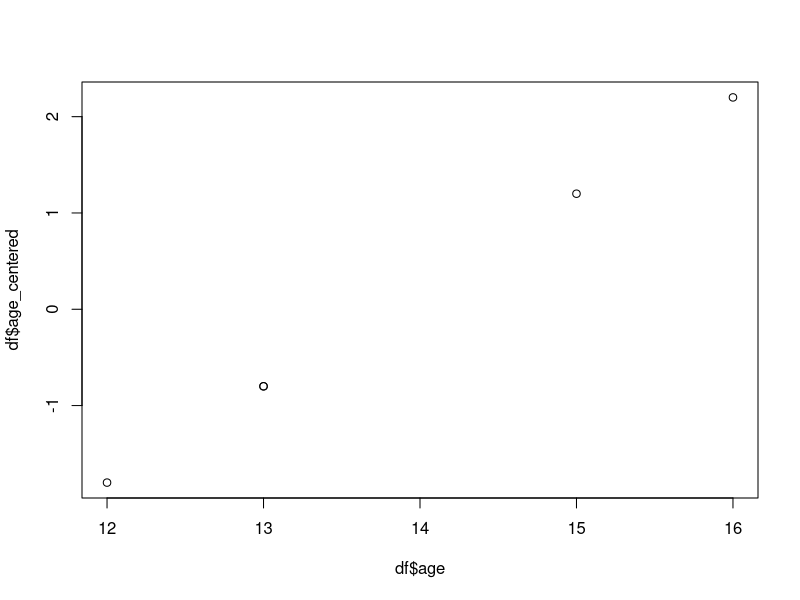
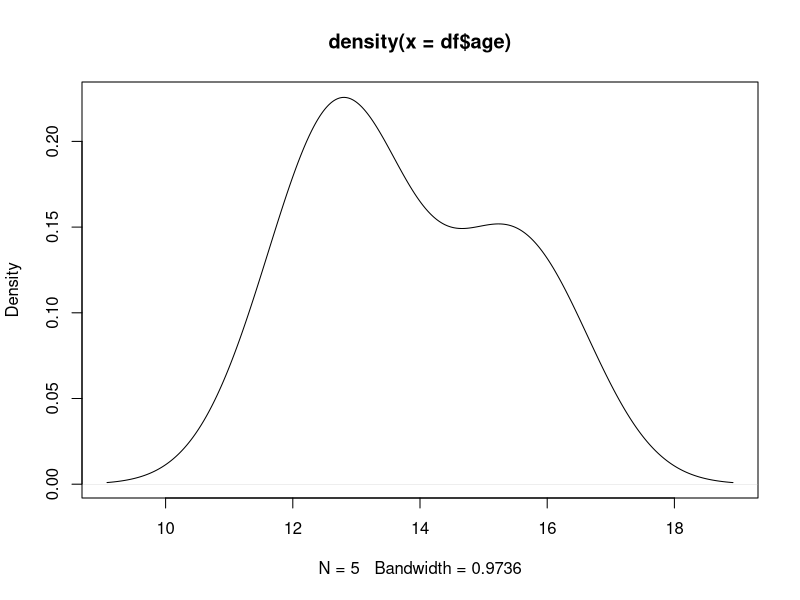

Recreate these plots in R, in order.
# Week 1: R Basics

# This is an R script file. Next week, we'll cover .Rmd files.

########### Running code, assigning values to objects

# You can get output by simply typing into the console, or running (part of) a script file.
# You can run a line of code with the top right button, or Ctrl+Enter (see Tools -> Keyboard Shortcuts Help).
# Output is shown in the console (.R files, such as this), or in the editor (.Rmd files).
5+5

# Assign value (10) to object (x) with the arrow.  
# You can choose object names quite freely, but it's best to avoid e.g. function names (mean, sd).  
# Object names should start with a letter, and can contain letters, numbers, _ and .
# See Environment tab in RStudio!  
x <- 10 

# note: you could just as well use 10 -> x

# Print the object by just typing its name  
x

# Print the type of object
class(x)

# Add a number to it
x + 5

# Create a new object based on x  
y <- 2*x


########### Vectors and functions

# The basic data type of R is a vector, created with c().  
# Let's create a vector named "age", with 5 elements:  
age <- c(13, 15, 12, 13, 16)


# Functions in R are of the form function_name(argument)  
#  Some basic functions:  
length(age)
mean(age)

summary(age)
str(age) # shows structure of the vector: type, length, first values

# Output from functions can also be saved to objects  
mean_age <- mean(age)

# The value of an object can be printed with text using e.g. the paste() function
paste("Mean age:", mean_age)

# Concatenate vectors with c(): here, we combine one new element (x) with the age vector
new_age <- c(age, x)
new_age
length(new_age)

#### Accessing the elements of a vector
# You can access individual elements of a vector with indices; indexing in R starts from 1  

age[1]
age[3]
age[1:3] # print elements 1-3
age[-5] # print all but element 5
age[-length(age)]

# You can print elements that fulfill a condition, by using logical values
# which ages are above 13?
age > 13
cond <- (age > 13) 
age[cond]

# Above, cond is a logical vector, i.e. it consists of TRUE/FALSE values only. 

# There are also character (categorical) vectors. Remember to use quotes!
firstname <- c("John", "Mark", "Jane", "Alice", "Sophie")

# Print the structure of the vector
str(firstname)

# Be careful when combining different types of elements
combined <- c(age, firstname)

mean(combined[1:5])

########### From vectors to data frames

# Multiple vectors can be combined into a data frame. It will also show up in the Environment tab.  

df <- data.frame(age, firstname) # new variable names can be assigned: data.frame(age_mod = age, firstname_mod = firstname)
str(df)

# Print your data frame
df

# or click on the name in the Environment tab


### Data wrangling: base R vs tidyverse
# Tidyverse is an alternative library to base R (the traditional style of R code), 
# aiming for more readable and understandable code.
# Even if base R solutions may sometimes be shorter, they are usually uglier and/or less clear. 
# Below are some examples with both styles. It's good to have an idea of the logic of base R; 
# however, this course will focus on using tidyverse functions for data wrangling.  

#### Base R
# Access variable of data frame
df$age

# Make new variable (here, centered age values)  
df$age_centered <- (df$age - mean(df$age))

df

# Select variables age and age_centered
df[c(1,3)] # same as df[, c(1,3)]
# what would happen with df[c(1,3),] 

df[c("age", "age_centered")] 

# Select variables that start with "age"; need to be careful with brackets
df[grepl("^age", names(df))] # this uses a thing called regular expressions
# see help page with ?grepl

#### Same in tidyverse

# install.packages("tidyverse") # install the package
library(tidyverse) # load tidyverse 

# Make age_centered variable with the mutate() function  
df <- mutate(df, age_centered = age - mean(age))

# Select variables age and age_centered  
select(df, age, age_centered)

# Select variables that start with "age"
select(df, starts_with("age"))

##### Pipe operator
# Using the pipe operator %>% enhances readability of your code. 
# It essentially means that whatever comes before the pipe is used as the first argument of the function 
# that comes after the pipe.  
# For example, variables would be selected like this:  
df %>% select(age, age_centered) 

# Or an even simpler example:  
age %>% mean # instead of mean(age)

# The benefits of the pipe operator become more obvious when we need to carry out many operations in sequence.  
# The code below:  
# 1. takes the data frame
# 2. creates a new variable with mutate()  
# 3. filters rows of the data frame with filter()  
# 4. groups the data frame by gender with group_by()  
# 5. computes mean age by gender with summarise()  
# (it's common to use line breaks after each pipe)  

df %>% 
  mutate(gender = c('Male', 'Male', 'Female', 'Female', 'Female')) %>% 
  filter(age >= 13) %>% # filter ages greater than or equal to 13
  group_by(gender) %>% # group by gender
  summarise(age = mean(age)) # find mean age by gender

# It's quite easy to understand what is going on by just reading the code (but don't worry if it isn't just yet!), 
# because you can guess what a tidyverse function does based on its name, and the pipe operator
# helps you to perceive the order of the steps.


## What about figures?

# Base R also has its own plotting functions, which are handy for quick and simple visualizations, 
# but the code becomes messy if you want to make your plots look nice (which we will). 
# That is why we won't go deeper into base R plotting during this course, but will instead focus on the ggplot2 library 
# (part of tidyverse).  

# Here's an ugly base R plot that you will learn to make nicer with ggplot2:  
  
plot(df$age, df$age_centered)

plot(density(df$age))

